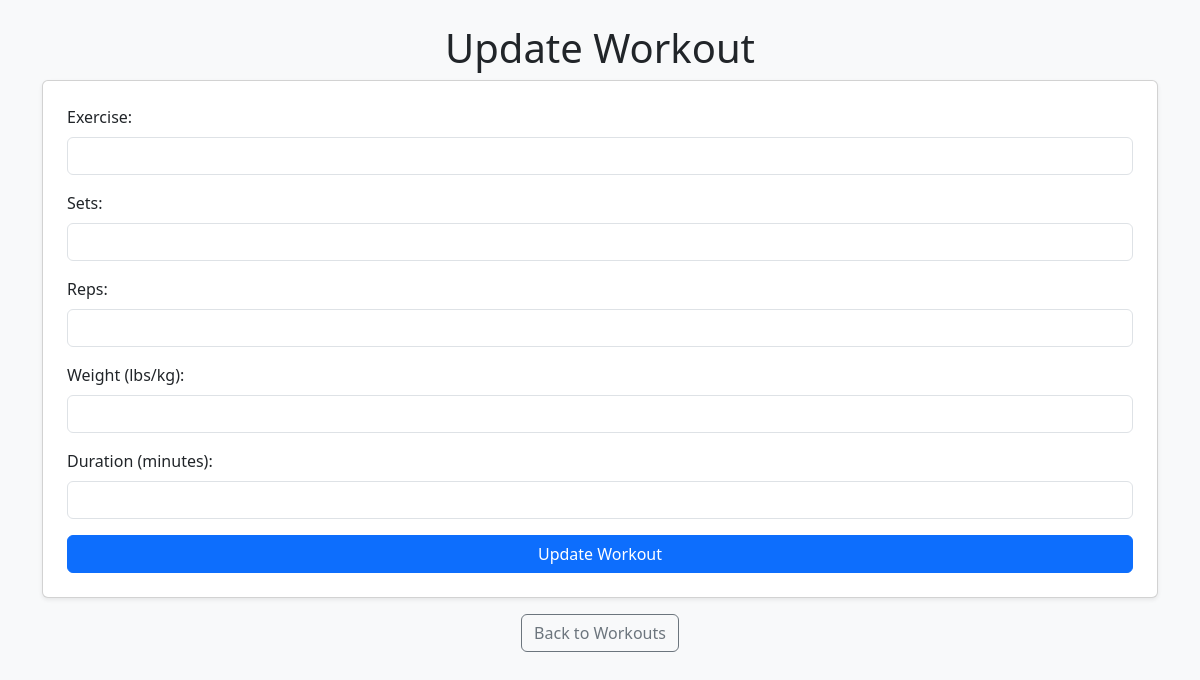
The page /update/83/2025-02-01 on the database as committed earlier.
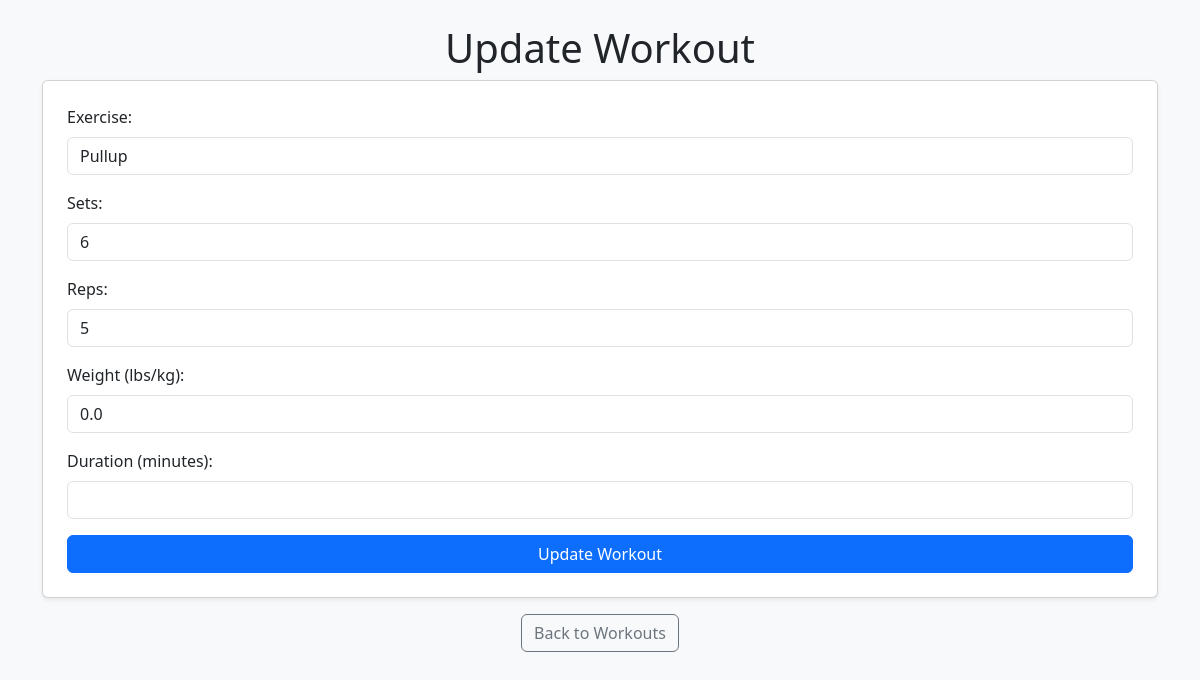
The same page on the database as committed later.
### tables this page shows
CREATE TABLE Workouts (
    id INTEGER PRIMARY KEY AUTOINCREMENT,
    date TEXT NOT NULL,
    exercise TEXT NOT NULL,
    sets INTEGER,
    reps INTEGER,
    weight REAL,
    duration REAL
);

### app.py (the view, shortened to what this page needs)
@app.route("/update/<int:id>/<date>", methods=["GET", "POST"])
def update_workout(id, date):
    conn = get_db_connection()
    workout = conn.execute("SELECT * FROM Workouts WHERE id = ?", (id,)).fetchone()
    conn.close()
    return render_template("update.html", workout=workout, date=date)

### app.py (called while the page is built)
def get_db_connection():
    conn = sqlite3.connect(DATABASE)
    conn.row_factory = sqlite3.Row
    return conn

### templates/update.html (shortened to what this page needs)
<!DOCTYPE html>
<html lang="en">
<head>
    <link href="https://cdn.jsdelivr.net/npm/bootstrap@5.3.0/dist/css/bootstrap.min.css" rel="stylesheet">
</head>
<body class="bg-light">
    <div class="container mt-4">
        <h1 class="text-center">Update Workout</h1>
        <div class="card shadow-sm p-4">
            <form method="post">
                <div class="mb-3">
                    <label for="exercise" class="form-label">Exercise:</label>
                    <input type="text" class="form-control" id="exercise" name="exercise" value="{{ workout['exercise'] }}" required>
                </div>
                <div class="mb-3">
                    <label for="sets" class="form-label">Sets:</label>
                    <input type="number" class="form-control" id="sets" name="sets" value="{{ workout['sets'] }}">
                </div>
                <div class="mb-3">
                    <label for="reps" class="form-label">Reps:</label>
                    <input type="number" class="form-control" id="reps" name="reps" value="{{ workout['reps'] }}">
                </div>
                <div class="mb-3">
                    <label for="weight" class="form-label">Weight (lbs/kg):</label>
                    <input type="number" step="0.1" class="form-control" id="weight" name="weight" value="{{ workout['weight'] }}">
                </div>
                <div class="mb-3">
                    <label for="duration" class="form-label">Duration (minutes):</label>
                    <input type="number" step="0.1" class="form-control" id="duration" name="duration" value="{{ workout['duration'] }}">
                </div>
                <div class="d-grid">
                    <button type="submit" class="btn btn-primary">Update Workout</button>
                </div>
            </form>
        </div>
        <div class="text-center mt-3">
            <a href="/day/{{ date }}" class="btn btn-outline-secondary">Back to Workouts</a>
        </div>
    </div>
</body>
</html>

Rows that differ between the two databases and show on the page:
added Workouts: exercise "Pullup", sets "6", reps "5", weight "0.0"
